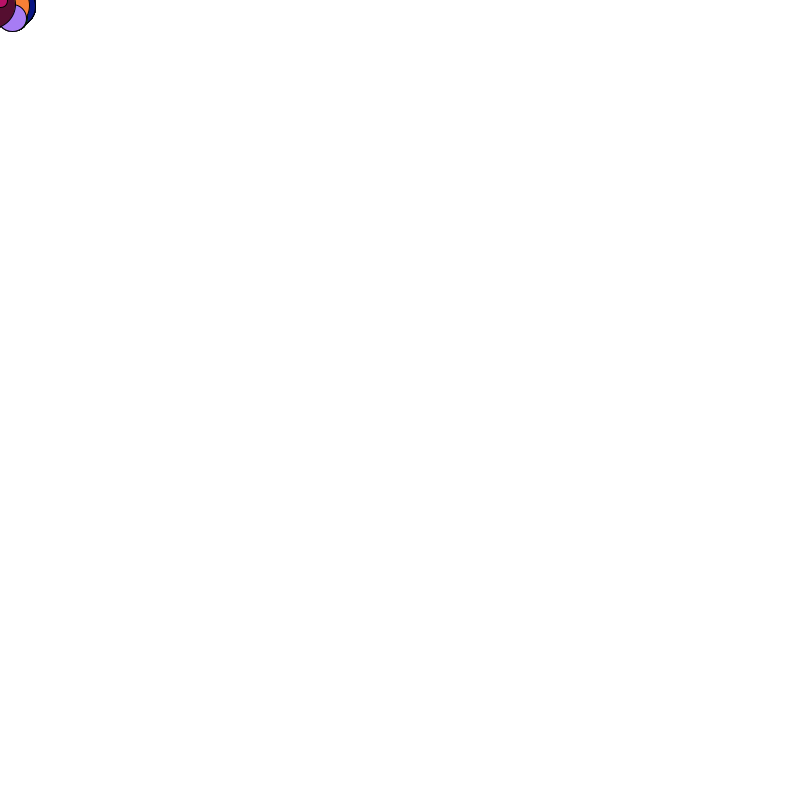
Frame 1 (no input)
Frame 60 (the mouse pressed at the canvas centre just before this capture): blank canvas, image omitted
Frame 120 (the mouse held since frame 60 and released just before this capture): blank canvas, image omitted

The Processing sketch that drew this single still picture (run headless with seeded random() and noise(); from frame 60 on, the mouse is pressed at the canvas centre):

// Processing sketch: fireworks
// ── fireworks.pde
Firework[] firework = new Firework[25];

void setup() {
  size(800, 800);
  ellipseMode(RADIUS);
  for (int i=0; i < firework.length; i++) {
    firework[i] = new Firework(width, height);
  }
}

void draw() {
  background(255);
  for (int i=0; i < firework.length; i++) {
    firework[i].display();
    firework[i].step();
  }
}
void mouseClicked() {
  for (int i=0; i < firework.length; i++) {
    firework[i] = new Firework(width, height);
  }
}

// ── Ball.pde
class Firework {
  //Variables
  private float x;
  private float y;
  private color c;
  private float diameter;
  private float xSpeed;
  private float ySpeed;
  private float gravity;

  int count = 25;


  //Constructor
  Firework (float width, float height) {
    this.x = mouseX; //random (width);
    println("x = ", x);
    this.y = mouseY; //random (height);
    println("y =", y);
    this.c = color( int(random(255)), int(random(255)), int(random(255)) );
    println("color =", c);
    this.diameter = random(width*1/30);
    println ("diameter = ", diameter);
    this.xSpeed = random(-20, 20);
    this.ySpeed = random(-20, 20);
    gravity = 0.5;
  }
  public float getX() {
    return x;
  }
  public float getY() {
    return y;
  }
  public color getC() {
    return c;
  }
  public float getDiameter() {
    return diameter;
  }
  public float getXSpeed() {
    return xSpeed;
  }
  public float getYSpeed() {
    return ySpeed;
  }
  public float getGravity() {
    return gravity;
  }

  void step() {
    x += xSpeed;
    y += ySpeed;
    ySpeed += gravity;
  }
  void display() {
    
    for (int i=0; i < firework.length; i++) {
      fill(firework[i].getC());
      ellipse(firework[i].getX(), firework[i].getY(), firework[i].getDiameter(), firework[i].getDiameter());
      
    }
  }
}
